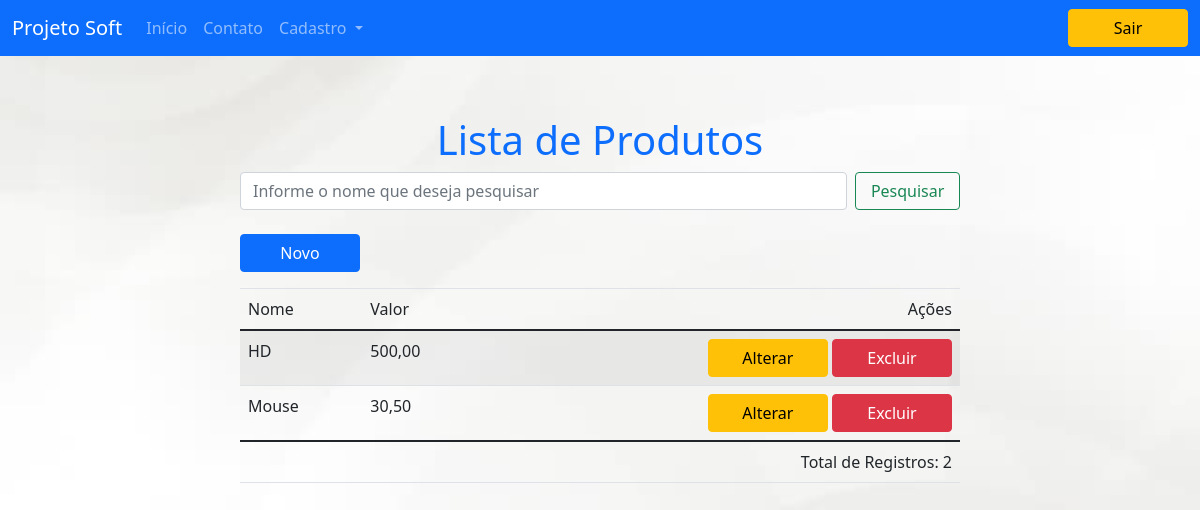
Page /lista-produto (signed in) on the committed database.
### produto/models.py (models this page shows, shortened)
class Produto(models.Model):
    nome = models.CharField(max_length=50,blank=False,null=False)
    valor = models.DecimalField(max_digits=5,decimal_places=2,null=False)
    categ = models.ForeignKey(Categoria,on_delete=models.CASCADE,null=False)
    class Meta:
        db_table = 'produto'

### meu_site/views.py (the view)
# urls.py: path('lista-produto',lista_produtos,name='lista-produto'),
@login_required
def lista_produtos(request):
    pesquisa = request.GET.get('txtPesquisa')
    temPesquisa= False
    if pesquisa:
        produto = Produto.objects.filter(nome__icontains=pesquisa)
        temPesquisa= True
    else:
        produto = Produto.objects.all().order_by('nome')
    totalProduto = produto.count
    return render(request,'lista-produtos.html',{'produto' : produto, 'total' : totalProduto, 'pesquisa' : temPesquisa})

### templates/lista-produtos.html (shortened to what this page needs)
{% extends 'base.html' %}
{% block corpo %}
<div id="conteudo-dados" >
    <div style="display: flex; justify-content: center;">
        <h1><label class='text-primary'>Lista de Produtos</label></h1>
    </div>
    {% include 'procura.html' %}
    <a href="cadastro-produto">
        <input type="button" value="Novo" class="btn btn-primary" />
    </a>
    {% if total > 0 %}
    <table class="table table-striped">
        <thead>
            <tr>
                <th colspan="4"></th>
            </tr>
            <tr>
                <td><label>Nome</label></td>
                <td><label>Valor</label></td>
                <td colspan="2" align="right"><label>Ações</label></td>
            </tr>
        </thead>
        <tbody>
            {% for produtos in produto %}
            <tr>
                <td><label>{{ produtos.nome }}</label></td>
                <td><label>{{ produtos.valor }}</label></td>
                <td align="right">
                    <a href="altera-produto/{{produtos.id}}">
                        <input type="button" class="btn btn-warning" value="Alterar" /></a>
                    <a href="exclui-produto/{{produtos.id}}">
                        <input type="button" class="btn btn-danger" value="Excluir"></a>
                </td>
            </tr>
            {% endfor %}
        </tbody>
        <tfoot>
            <tr>
                <td colspan="4" align="right"><label>Total de Registros: {{ total }}</label></td>
            </tr>
        </tfoot>
    </table>
    {% elif pesquisa %}
    {% include 'semResultado.html' %}
    {% else %}
    {% include 'semItens.html' %}
    {% endif %}
</div>
{% endblock %}

### static/css/style.css (style rules this page uses)
body { background-attachment: fixed; background-size: 100%; }
.btn { width: 120px; }
#conteudo-dados { display: flex; justify-content: center; flex-direction: column; width: 60%; margin-left: 20%; margin-top: 5%; }

### rows in the picture
Produto: nome "HD", valor "500,00"
Produto: nome "Mouse", valor "30,50"

### other values in the picture
{{ total }} "2"
